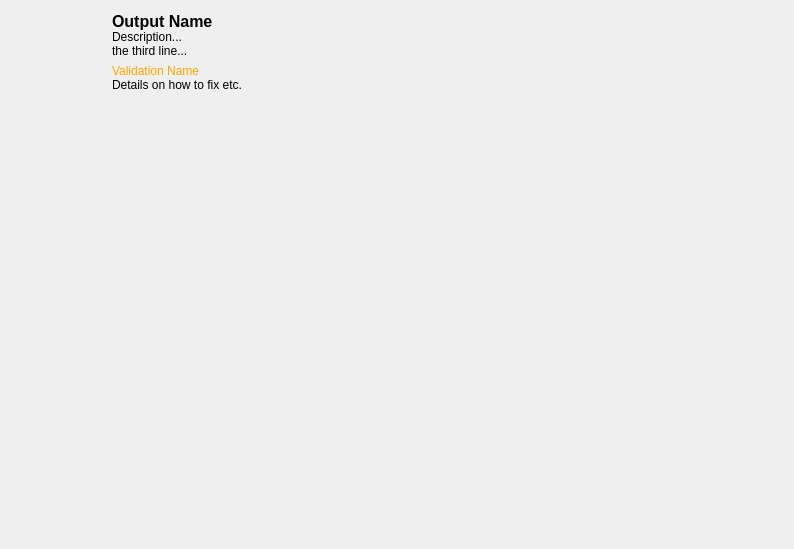
<?xml version="1.0" encoding="UTF-8"?>
<ui version="4.0">
 <class>PublishForm</class>
 <widget class="QWidget" name="PublishForm">
  <property name="geometry">
   <rect>
    <x>0</x>
    <y>0</y>
    <width>794</width>
    <height>549</height>
   </rect>
  </property>
  <property name="windowTitle">
   <string>Form</string>
  </property>
  <property name="autoFillBackground">
   <bool>false</bool>
  </property>
  <layout class="QVBoxLayout" name="verticalLayout" stretch="0,1">
   <property name="spacing">
    <number>20</number>
   </property>
   <item>
    <layout class="QHBoxLayout" name="horizontalLayout_2" stretch="0,1">
     <property name="leftMargin">
      <number>0</number>
     </property>
     <item>
      <layout class="QVBoxLayout" name="verticalLayout_3" stretch="0,1">
       <property name="spacing">
        <number>0</number>
       </property>
       <item>
        <widget class="QLabel" name="primary_icon_label">
         <property name="minimumSize">
          <size>
           <width>80</width>
           <height>80</height>
          </size>
         </property>
         <property name="maximumSize">
          <size>
           <width>80</width>
           <height>80</height>
          </size>
         </property>
         <property name="baseSize">
          <size>
           <width>32</width>
           <height>32</height>
          </size>
         </property>
         <property name="text">
          <string/>
         </property>
         <property name="pixmap">
          <pixmap resource="resources.qrc">:/res/default_header.png</pixmap>
         </property>
         <property name="scaledContents">
          <bool>false</bool>
         </property>
         <property name="alignment">
          <set>Qt::AlignCenter</set>
         </property>
        </widget>
       </item>
       <item>
        <spacer name="verticalSpacer">
         <property name="orientation">
          <enum>Qt::Vertical</enum>
         </property>
         <property name="sizeHint" stdset="0">
          <size>
           <width>20</width>
           <height>0</height>
          </size>
         </property>
        </spacer>
       </item>
      </layout>
     </item>
     <item>
      <layout class="QVBoxLayout" name="verticalLayout_2" stretch="0,1">
       <property name="spacing">
        <number>6</number>
       </property>
       <property name="margin">
        <number>1</number>
       </property>
       <item>
        <widget class="QLabel" name="primary_details_label">
         <property name="styleSheet">
          <string notr="true">#primary_details_label {
}</string>
         </property>
         <property name="text">
          <string>&lt;span style='font-size: 16px'}&gt;&lt;b&gt;Output Name&lt;/b&gt;&lt;/span&gt;&lt;span style='font-size: 12px'}&gt;&lt;br&gt;Description...&lt;br&gt;the third line...&lt;/span&gt;</string>
         </property>
         <property name="alignment">
          <set>Qt::AlignLeading|Qt::AlignLeft|Qt::AlignVCenter</set>
         </property>
         <property name="margin">
          <number>0</number>
         </property>
        </widget>
       </item>
       <item>
        <widget class="QLabel" name="primary_error_label">
         <property name="minimumSize">
          <size>
           <width>0</width>
           <height>0</height>
          </size>
         </property>
         <property name="styleSheet">
          <string notr="true"/>
         </property>
         <property name="text">
          <string>&lt;html&gt;&lt;head/&gt;&lt;body&gt;&lt;p&gt;&lt;span style=&quot; color:#ffa500;&quot;&gt;Validation Name&lt;/span&gt;&lt;br/&gt;Details on how to fix etc.&lt;/p&gt;&lt;/body&gt;&lt;/html&gt;</string>
         </property>
         <property name="alignment">
          <set>Qt::AlignLeading|Qt::AlignLeft|Qt::AlignTop</set>
         </property>
         <property name="wordWrap">
          <bool>true</bool>
         </property>
         <property name="margin">
          <number>0</number>
         </property>
        </widget>
       </item>
      </layout>
     </item>
    </layout>
   </item>
   <item>
    <widget class="QStackedWidget" name="pages">
     <property name="currentIndex">
      <number>1</number>
     </property>
     <widget class="PublishDetailsForm" name="publish_details"/>
     <widget class="PublishProgressForm" name="publish_progress"/>
     <widget class="PublishResultForm" name="publish_result"/>
    </widget>
   </item>
  </layout>
 </widget>
 <customwidgets>
  <customwidget>
   <class>PublishDetailsForm</class>
   <extends>QWidget</extends>
   <header>..publish_details_form</header>
   <container>1</container>
  </customwidget>
  <customwidget>
   <class>PublishResultForm</class>
   <extends>QWidget</extends>
   <header>..publish_result_form</header>
   <container>1</container>
  </customwidget>
  <customwidget>
   <class>PublishProgressForm</class>
   <extends>QWidget</extends>
   <header>..publish_progress_form</header>
   <container>1</container>
  </customwidget>
 </customwidgets>
 <resources>
  <include location="resources.qrc"/>
 </resources>
 <connections/>
 <slots>
  <slot>do_publish()</slot>
  <slot>do_cancel()</slot>
 </slots>
</ui>
